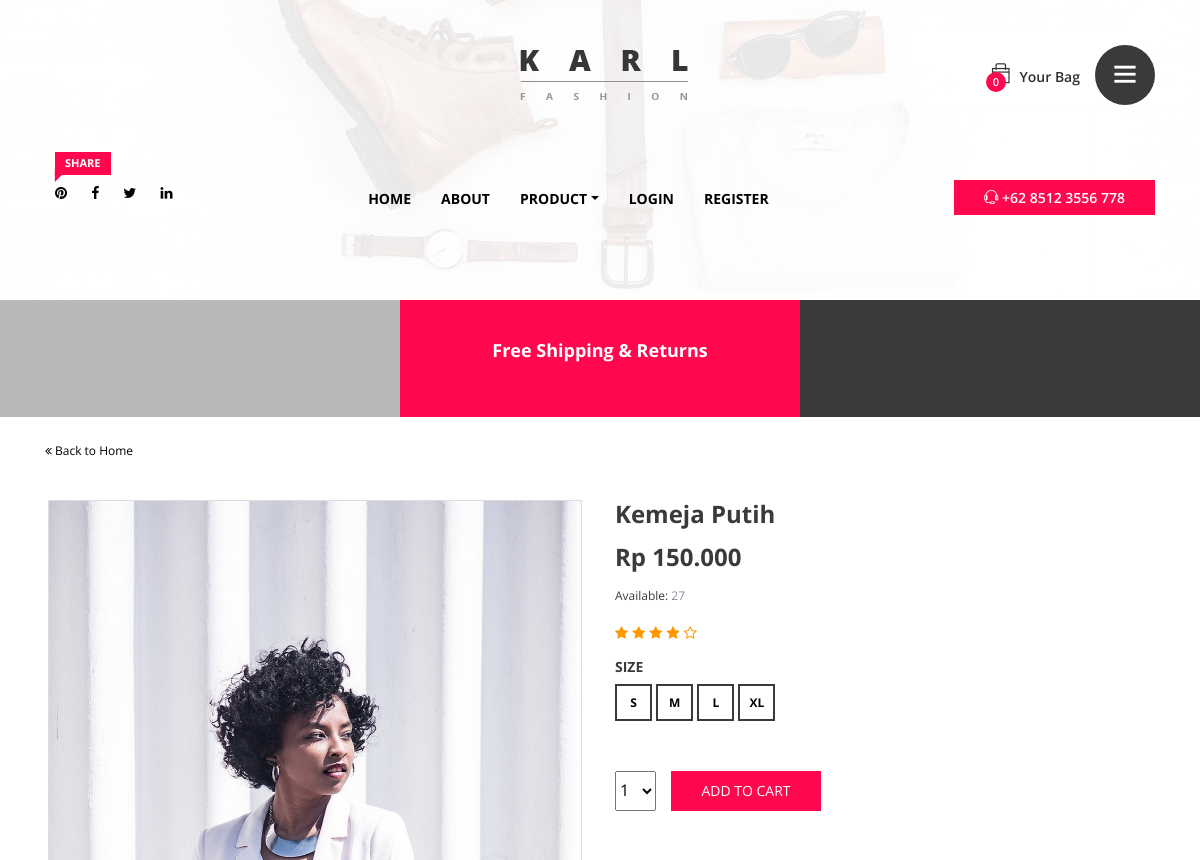
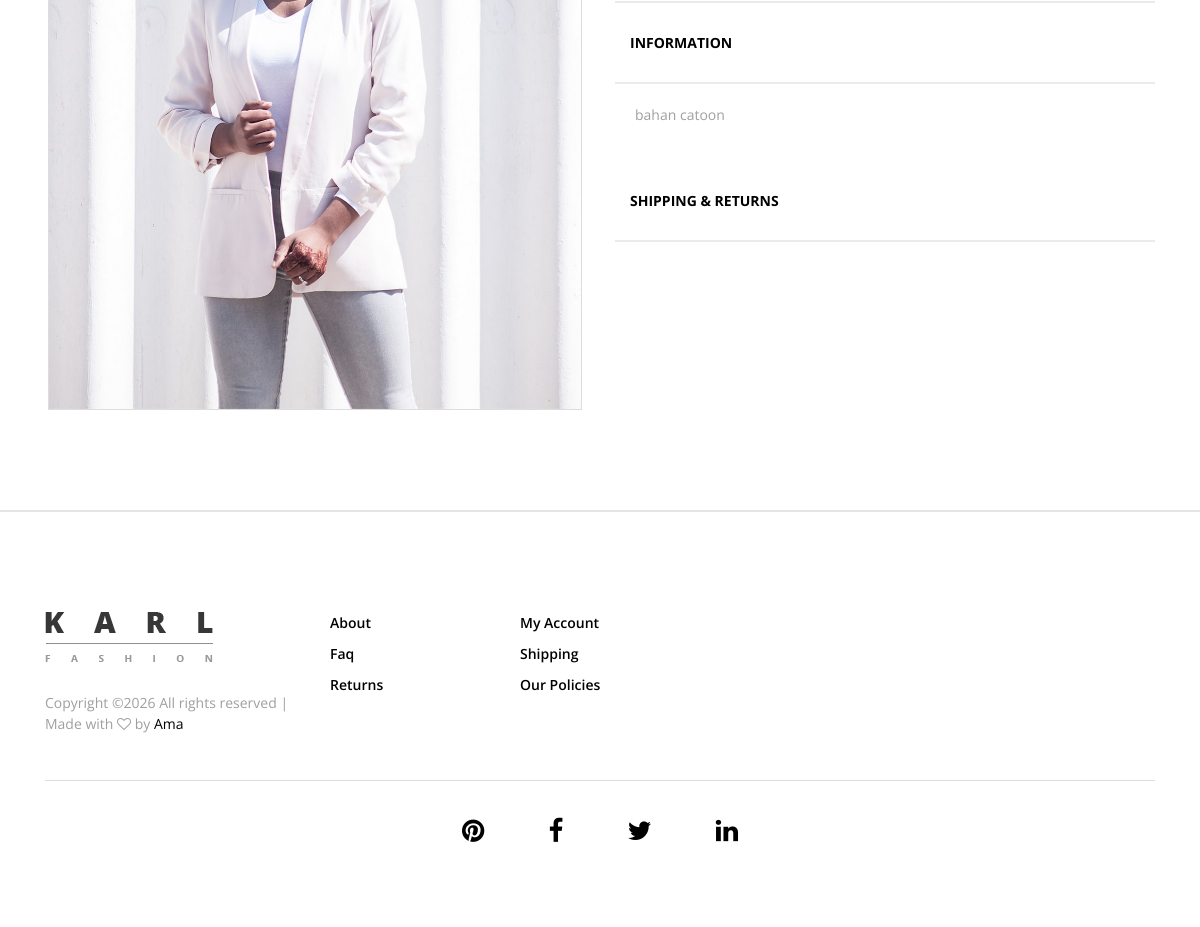
/detail_product.php?id=P18121001, run on the app's committed database (2 pictures, top to bottom).
### tables this page shows
CREATE TABLE `product` (
  `product_id` varchar(16) NOT NULL,
  `categori_id` varchar(6) NOT NULL,
  `categori_nama` varchar(50) NOT NULL,
  `product_nama` varchar(50) NOT NULL,
  `product_keterangan` text NOT NULL,
  `product_harga` int(10) NOT NULL,
  `product_stok` int(3) NOT NULL,
  `product_ukuran` varchar(100) DEFAULT NULL,
  `product_gambar` varchar(15) NOT NULL,
  `product_status` varchar(15) NOT NULL
);

### detail_product.php (the view, shortened to what this page needs)
<?php
require_once 'session.php';
?>
<!DOCTYPE html>
<html lang="en">
<head>
    <?php require_once 'title.php'; ?>
</head>
<body>
    <div class="catagories-side-menu">
        <div id="sideMenuClose">
        </div>
         <?php  require_once 'categories.php'; ?>
    </div>
    <div id="wrapper">
        <?php require_once 'header.php'; ?>
        <section class="top-discount-area d-md-flex align-items-center">
            <div class="single-discount-area">
            </div>
            <div class="single-discount-area">
                <h5>Free Shipping &amp; Returns</h5>
            </div>
            <div class="single-discount-area">
            </div>
        </section>
        <div class="breadcumb_area">
            <div class="container">
                <div class="row">
                    <div class="col-12">
                        <a href="index.php" class="backToHome d-block"><i class="fa fa-angle-double-left"></i> Back to Home</a>
                    </div>
                </div>
            </div>
        </div>
        <section class="single_product_details_area section_padding_0_100">
            <div class="container">
                <div class="row">
                    <?php
                        $data=mysqli_query($con, "select * from product where product_id='".@$_GET['id']."'");
                        $rowData=mysqli_fetch_array($data);
                    ?>
                    <div class="col-12 col-md-6">
                        <div class="single_product_thumb">
                            <div id="product_details_slider" class="carousel slide" data-ride="carousel">
                                <div class="carousel-inner">
                                    <div class="carousel-item active">
                                        <a class="gallery_img" href="product/<?php echo $rowData['product_gambar']?>">
                                        <img class="d-block w-100" img src="product/<?php echo $rowData['product_gambar']?>" alt="First slide">
                                        </a>
                                    </div>
                                </div>
                            </div>
                        </div>
                    </div>
                    <div class="col-12 col-md-6">
                        <div class="single_product_desc">
                            <h4 class="title"><?php echo $rowData['product_nama']; ?></h4>
                            <h4 class="price"><?php echo "Rp ".number_format($rowData['product_harga'], 0, ",", "."); ?></h4>
                            <p class="available">Available: <span class="text-muted"><?php echo $rowData['product_stok']; ?></span></p>
                            <div class="single_product_ratings mb-15">
                                <i class="fa fa-star" aria-hidden="true"></i>
                                <i class="fa fa-star" aria-hidden="true"></i>
                                <i class="fa fa-star" aria-hidden="true"></i>
                                <i class="fa fa-star" aria-hidden="true"></i>
                                <i class="fa fa-star-o" aria-hidden="true"></i>
                            </div>
                            <?php
                                $ukuranDefault = array(
                                    'C1001' => 'S,M,L,XL',
                                    'C1002' => 'S,M,L,XL',
                                    'C1003' => 'S,M,L,XL',
                                    'C1004' => 'S,M,L,XL',
                                    'C1009' => '36,37,38,39,40,41',
                                    'C1010' => '36,37,38,39,40,41',
                                    'C1011' => '36,37,38,39,40,41'
                                );
                                $cid = $rowData['categori_id'];
                                $pakaiUkuran = isset($ukuranDefault[$cid]);
                                if($pakaiUkuran)
                                {
                                    $ukuranStr = !empty($rowData['product_ukuran']) ? $rowData['product_ukuran'] : $ukuranDefault[$cid];
                                    $listUkuran = array_map('trim', explode(',', $ukuranStr));
                                }
                              ?>
                            <form class="cart clearfix mb-50" method="post" id="formCart">
                              <?php if($pakaiUkuran) { ?>
                                <div class="widget size mb-50">
                                    <h6 class="widget-title">Size</h6>
                                    <div class="widget-desc">
                                        <ul>
                                            <?php foreach($listUkuran as $u) { ?>
                                                <li><a href="#" class="pilih-ukuran" data-ukuran="<?php echo htmlspecialchars($u); ?>"><?php echo htmlspecialchars($u); ?></a></li>
                                            <?php } ?>
                                        </ul>
                                    </div>
                                </div>
                              <?php } ?>
                                <div class="d-flex">
                                    <select name="jmlOrder" class="quantity">
                                        <?php
                                        $start=1;
                                        while($start<=$rowData['product_stok'])
                                        {
                                        ?>
                                            <option value="<?php echo $start;?>"><?php echo $start; ?></option>
                                        <?php
                                            $start++;
                                        }
                                        ?>
                                    </select>
                                    <button type="submit" name="addtocart" class="btn cart-submit d-block" value="Add to cart">Add to cart</button>
                                </div>
                            </form>
                            <div id="accordion" role="tablist">
                                <div class="card">
                                    <div class="card-header" role="tab" id="headingOne">
                                        <h6 class="mb-0">
                                            <a data-toggle="collapse" href="#collapseOne" aria-expanded="true" aria-controls="collapseOne">Information</a>
                                        </h6>
                                    </div>
                                    <div id="collapseOne" class="collapse show" role="tabpanel" aria-labelledby="headingOne" data-parent="#accordion">
                                        <div class="card-body">
                                            <p><?php echo $rowData['product_keterangan']; ?></p>
                                        </div>
                                    </div>
                                </div>
                                <div class="card">
                                    <div class="card-header" role="tab" id="headingThree">
                                        <h6 class="mb-0">
                                            <a class="collapsed" data-toggle="collapse" href="#collapseThree" aria-expanded="false" aria-controls="collapseThree">shipping &amp; Returns</a>
                                        </h6>
                                    </div>
                                </div>
                            </div>
                        </div>
                    </div>
                </div>
            </div>
                    <?php require_once 'footer.php'; ?>
        </section>
    </div>
</body>
</html>

### css/core-style.css (style rules this page uses)
* { margin: 0; padding: 0; }
body { font-family: 'Open Sans', sans-serif; font-weight: 400; overflow-x: hidden; }
h1, h2, h3, h4, h5, h6 { color: #3a3a3a; line-height: 1.2; font-family: 'Open Sans', sans-serif; font-weight: 700; }
p { color: #3a3a3a; font-size: 1em; line-height: 1.5; font-family: 'Open Sans', sans-serif; font-weight: 400; }
a, a:hover, a:focus { -webkit-transition: all 500ms ease 0s; transition: all 500ms ease 0s; text-decoration: none; outline: none; color: #000000; font-family: 'Open Sans', sans-serif; font-weight: 400; }
ul, ol { margin: 0; }
ol li, ul li { list-style: outside none none; }
img { height: auto; max-width: 100%; }
.mb-15 { margin-bottom: 15px; }
.mb-50 { margin-bottom: 50px; }
.section_padding_0_100 { padding: 0 0 100px; }
#wrapper { position: relative; z-index: 1000; background-color: #fff; left: 0; top: 0; -webkit-transition: all linear 500ms; transition: all linear 500ms; box-shadow: 0 0 50px rgba(0, 0, 0, 0.2); }
.cart { position: relative; z-index: 200; }
.catagories-side-menu { background-color: #fff; width: 300px; position: fixed; top: 0; left: 0; height: 100%; z-index: 1; }
#sideMenuClose { color: #fff; width: 20%; height: 50px; line-height: 50px; font-size: 18px; text-align: center; border-radius: 0; cursor: pointer; z-index: 99; position: absolute; top: 0; right: 0; -webkit-transition-duration: 500ms; transition-duration: 500ms; background-color: #3a3a3a; }
.top-discount-area .single-discount-area { -webkit-box-flex: 0; -ms-flex: 0 0 33.333333%; flex: 0 0 33.333333%; max-width: 33.333333%; padding: 40px 15px; background-color: #b8b8b8; text-align: center; -ms-flex-item-align: stretch; align-self: stretch; }
.top-discount-area .single-discount-area:nth-child(2) { background-color: #ff084e; }
.top-discount-area .single-discount-area:last-child { background-color: #3a3a3a; }
.top-discount-area .single-discount-area h5 { font-size: 18px; color: #fff; margin-bottom: 15px; }
.breadcumb_area { padding-top: -200px; padding-bottom: 40px; }
.backToHome { font-size: 12px; margin-top: 25px; }
.widget { border-bottom: 2px solid #ebebeb; padding-bottom: 50px; }
.widget-title { font-size: 14px; font-weight: 700; text-transform: uppercase; }
.widget.size .widget-desc li { display: inline-block; }
.widget.size .widget-desc a { display: block; font-size: 14px; padding: 5px 10px; }
.single_product_thumb { margin-bottom: 100px; }
.single_product_thumb .carousel-inner { border: 1px solid #ddd; margin: 0 3px; width: calc(100% - 6px); }
.single_product_desc { position: relative; z-index: 1; }
.single_product_desc .title { font-size: 24px; margin-bottom: 15px; }
.single_product_desc .price { margin-bottom: 15px; }
.single_product_desc .available { margin-bottom: 15px; font-size: 12px; }
.single_product_desc .single_product_ratings i { color: #ff9800; font-size: 14px; }
.single_product_desc .widget.size .widget-desc a { font-size: 12px; padding: 0; width: 37px; height: 37px; border: 2px solid #3a3a3a; font-weight: 700; text-align: center; line-height: 33px; }
.single_product_desc .widget.size { border-bottom: none; padding-bottom: 0; }
.single_product_desc .cart .quantity { display: inline-block; float: left; position: relative; z-index: 1; }
.single_product_desc .cart .cart-submit { background-color: #ff084e; border: medium none; color: #fff; font-size: 14px; height: 40px; margin-left: 15px; text-transform: uppercase; width: 150px; cursor: pointer; border-radius: 0; }
.single_product_desc .card-header { padding: 30px 15px; margin-bottom: 0; background-color: transparent; border-bottom: 2px solid #ebebeb; }
.single_product_desc .card-header h6 a { font-size: 14px; font-weight: 700; text-transform: uppercase; }
.single_product_desc .card-body p { font-size: 14px; color: #9f9f9f; }
.single_product_desc .card { border: none; }
.single_product_desc .card:first-child { border-top: 2px solid #ebebeb; border-bottom: none; border-left: none; border-radius: 0; border-right: none; }

### data on the page
product: product_gambar (picture), product_nama "Kemeja Putih", product_harga "150.000", product_stok "27", product_ukuran "S", product_ukuran "M", product_ukuran "L", product_ukuran "XL", product_keterangan "bahan catoon"

### other printed values
count($_SESSION['myCart'] ?? []) "0"
form field jmlOrder "1"
